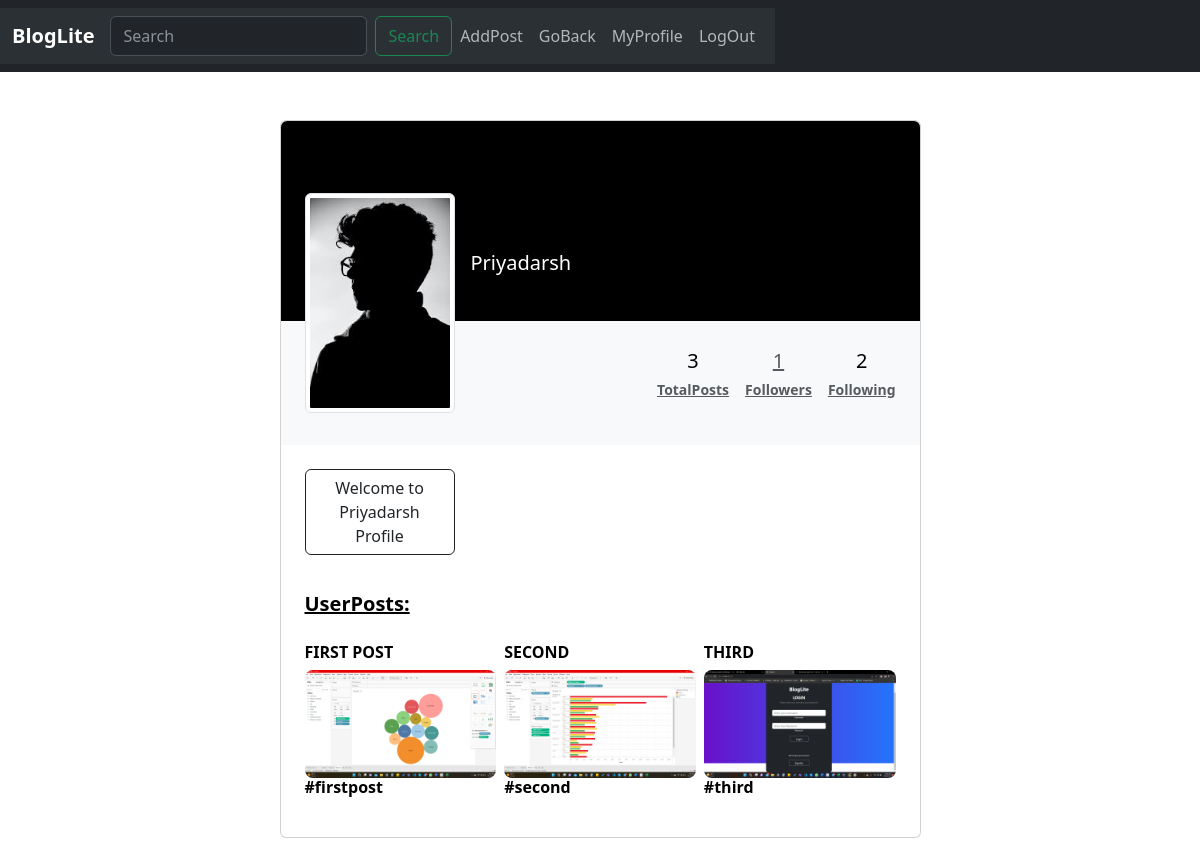
/guestprofile/1 (signed in), run on the app's committed database.
### main.py (models this page shows)
class User(db.Model): #user model for table model
    __tablename__ = 'user'
    user_id = db.Column(db.Integer, autoincrement = True, primary_key = True)
    username = db.Column(db.String, unique = True)
    password = db.Column(db.String)
    followers = db.Column(db.Integer)
    posts = db.Column(db.Integer)
    photo = db.Column(db.String)

class Blog(db.Model): #blog model for table blog
    __tablename__ = 'blog'
    post_id = db.Column(db.Integer, autoincrement = True, primary_key = True)
    title = db.Column(db.String)
    caption = db.Column(db.String)
    image = db.Column(db.String)
    timestamp = db.Column(DateTime, default = datetime.datetime.utcnow)
    user_id = db.Column(db.Integer, db.ForeignKey("user.user_id"))
    username = db.Column(db.String, db.ForeignKey("user.username"))
    private = db.Column(db.Integer)

### main.py (the view)
@app.route("/guestprofile/<int:user_id>",methods = ["GET"]) #routing for profile of other users on the app
def guestprofile(user_id):
    post_total = Blog.query.filter_by(user_id=user_id).count()
    following = Relation.query.filter_by(id_follower = user_id).count()
    followers = Relation.query.filter_by(id_following = user_id).count()
    blogList  = Blog.query.filter_by(user_id = user_id).all()
    user=User.query.get(user_id)
    return render_template('guestprofile.html',username =session.get('user_log')['username'], following = following,followers =followers,post_total = post_total,blogList = blogList,user=user)

### templates/guestprofile.html (shortened to what this page needs)
<!doctype html>
<html lang="en">
<head>
    <link href="https://cdn.jsdelivr.net/npm/bootstrap@5.3.0-alpha1/dist/css/bootstrap.min.css" rel="stylesheet"
>
</head>
<body>
    <nav class="navbar bg-dark" data-bs-theme="dark">
        <nav class="navbar navbar-expand-lg bg-body-tertiary">
            <div class="container-fluid">
                <a class="navbar-brand" href="/homepage"><b>BlogLite</b></a>
                <div class="collapse navbar-collapse">
                    <ul class="navbar-nav me-auto mb-2 mb-lg-0">
                        <form class="d-flex" action="/searchuser" method="POST">
                            <input class="form-control me-2" name="search" type="search" placeholder="Search">
                            <button class="btn btn-outline-success" type="submit">Search</button>
                        </form>
                        <li class="nav-item">
                            <a class="nav-link" href="/addpost" method="GET">AddPost</a>
                        </li>
                        <li class="nav-item">
                            <a class="nav-link" href="/homepage" method="GET">GoBack</a>
                        </li>
                        <li class="nav-item">
                            <a class="nav-link" href="/myprofile" method="GET">MyProfile</a>
                        </li>
                        <li class="nav-item">
                            <a class="nav-link" href="/logout" method="GET">LogOut</a>
                        </li>
                </div>
        </nav>
    </nav>
    <section class="h-100 gradient-custom-2">
        <div class="container py-5 h-100">
            <div class="row d-flex justify-content-center align-items-center h-100">
                <div class="col col-lg-9 col-xl-7">
                    <div class="card">
                        <div class="rounded-top text-white d-flex flex-row"
                            style="background-color: black; height:200px;">
                            <div class="ms-4 mt-5 d-flex flex-column" style="width: 150px;">
                                <img src="/static/imageupload/{{ user.photo }}" alt="Generic placeholder image"
                                    class="img-fluid img-thumbnail mt-4 mb-2" style="width: 150px; z-index: 1">
                                <br>
                                <br>
                                <button type="text" class="btn btn-outline-dark" data-mdb-ripple-color="dark"
                                    style="z-index: 1;">
                                    Welcome to {{ user.username }} Profile
                                </button>
                            </div>
                            <div class="ms-3" style="margin-top: 130px;">
                                <h5>{{ user.username }}</h5>
                            </div>
                        </div>
                        <div class="p-4 text-black" style="background-color: #f8f9fa;">
                            <div class="d-flex justify-content-end text-center py-1">
                                <div>
                                    <p class="mb-1 h5">{{ post_total }}</p>
                                    <a href='' class="small text-muted mb-0"><b>TotalPosts</b></p>
                                </div>
                                <div class="px-3">
                                    <p class="mb-1 h5">{{ followers }}</p>
                                    <a href="" class="small text-muted mb-0"><b>Followers</b></a>
                                </div>
                                <div>
                                    <p class="mb-1 h5">{{ following }}</p>
                                    <a href="" class="small text-muted mb-0"><b>Following</b></a>
                                </div>
                            </div>
                        </div>
                        <br>
                        <br>
                        <br>
                        <div class="card-body p-4 text-black">
                            <br>
                            <br>
                            <div class="d-flex justify-content-between align-items-center mb-4">
                                <p class="lead fw-normal mb-0"><b><u>UserPosts:</u></b></p>
                            </div>
                            <div class="row g-2">
                                {% if blogList|length >0 %}
                                {% for item in blogList %}
                                <div class="col mb-2">
                                    <h6><b>{{ item.title }}</b></h6>
                                    <img src="/static/imageupload/{{ item.image }}" alt="image 1"
                                    class="w-100 rounded-3">
                                    <h6><b>{{ item.caption }}</b></h6>
                                </div>
                                {% endfor %}
                                {% else %}
                                <p style="text-align:center">No Posts </p>
                                {% endif %}
                            </div>
                        </div>
                    </div>
                </div>
            </div>
        </div>
    </section>
</body>
</html>

### data on the page
User: photo (picture), username "Priyadarsh"
Blog: title "FIRST POST", image (picture), caption "#firstpost"
Blog: title "SECOND", image (picture), caption "#second"
Blog: title "THIRD", image (picture), caption "#third"

### other printed values
{{ post_total }} "3"
{{ followers }} "1"
{{ following }} "2"
